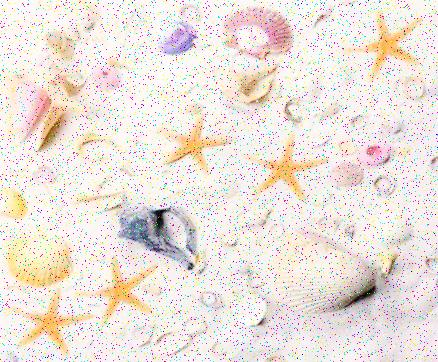
%> input picture Image processing assignment/AssignmentInput.jpg, 438 x 362 px
$ octave RuneMe.m   (GNU Octave 9; MATLAB toolbox functions it lacks are replaced by stand-ins)
%> lines starting %> are read from the running program, lines starting %| are printed output that depends on the picture; in (x1, y1, x2, y2) boxes, pixels count from 0 and x2, y2 are one past the last pixel; in counts of white or black regions, pixels touching at a corner belong together; the program's own positions count from 1
% MATLAB script for Assessment Item-1
close all;

% Step-1: Load input image
InputImage = imread('AssignmentInput.jpg');
%> InputImage is the input picture: size 362x438x3 uint8; mean R, G, B 235.5, 226.7, 219.8
figure;
imshow(InputImage);
title('Step-1: Load input image');

% Step-2: Conversion of input image to greyscale
% Using NTSC conversion formula, greyscale image can be created by
% performing a weighted sum on each R,G,B section of an RGB image.
red = InputImage(:,:,1);
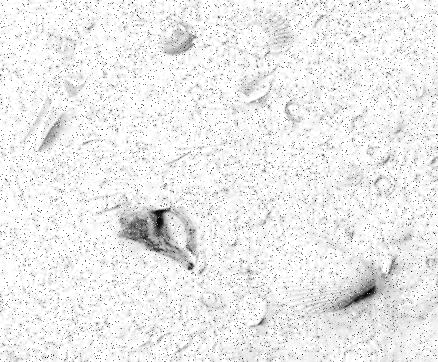
%> red: size 362x438 uint8; min 0, max 255, mean 235.5
green = InputImage(:,:,2);
blue = InputImage(:,:,3);
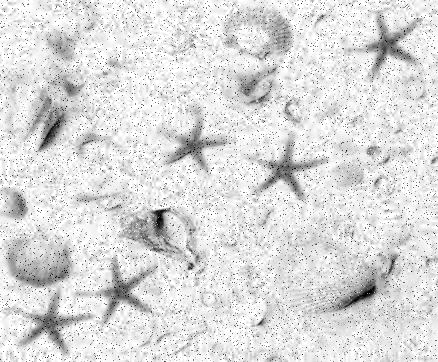
%> blue: size 362x438 uint8; min 0, max 255, mean 219.8
I = (0.299 * red) + (0.587 * green) + (0.114 * blue);
figure;
imshow(I);
title('Step-2: Conversion of input image to greyscale');

% Step-3: Noise removal
% Median filter performs neighbourhood operation on each pixel to change
% the value of the pixel to the median of it's neighbourhood.
% 3x3 kernal, Symmetric padding at the image boundary
mf = medfilt2(I, [3 3], 'symmetric');
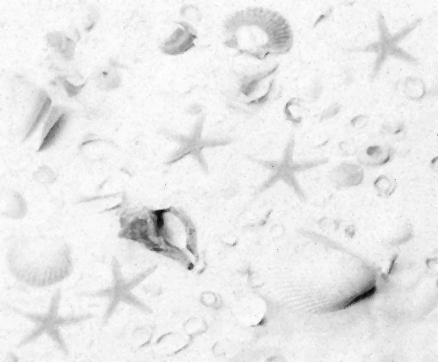
%> mf: size 362x438 uint8; min 6, max 254, mean 233.8
figure;
imshow(mf);
title('Step-3: Median filter Noise removal - 3x3 mask');

% Step-4: Enhancing the image - justify choice
% adaptive histeq
% This is the chosen enhancement to contue to step 5 with.
% Splits the image into sections before performing histogram functions on
% each section seperately rather than the whole image at once.
mfadaptHE = adapthisteq(mf);
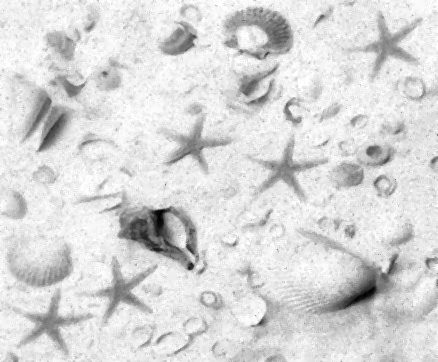
%> mfadaptHE: size 362x438 uint8; min 0, max 255, mean 216.1
figure;
imshow(mfadaptHE);
title('Step-4: Enhanced with adaptive histogram equalisation');
% [36 lines of commented-out code are left out]
bi = zeros(size(mfadaptHE));
threshold = (graythresh(mfadaptHE)) * 255;
%> threshold = 189

for row = 1:size(bi, 1)
    for col = 1:size(bi, 2)
        if ((mfadaptHE(row,col)) > (threshold))
            bi(row,col) = 255;
        end
    end
end
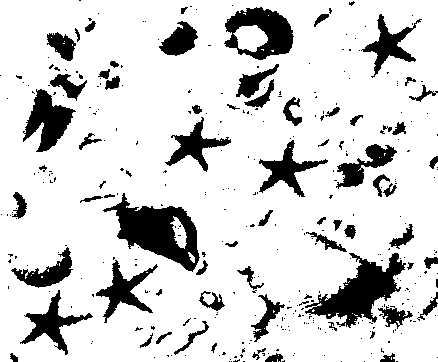
%> bi: size 362x438 double; 83.5% white; 355 black regions (286 under 20 px), largest, box (x1, y1, x2, y2) and area: (103, 193, 200, 272) 3375, (305, 253, 406, 328) 3073, (224, 7, 294, 60) 2040

figure;
imshow(~bi); % Tilde character inverts the binary image so that it is white objects on a black background and not the other way around.
title('Step-5: Segmented image');

% Step-6: Use of morphological processing
se = strel('disk', 2); % Disk with radius of 2, found using heuristics.

% Opening the image to remove noise and smooth out shapes.
biOpen = imopen(~bi, se);
%> biOpen: size 362x438 logical; 14% white; 60 white regions (7 under 20 px), largest, box (x1, y1, x2, y2) and area: (114, 196, 200, 271) 3255, (313, 253, 405, 326) 2721, (225, 7, 294, 60) 1844
% Closing the already imopened image to close some remaining holes in the starfish
biClose = imclose(biOpen, se);
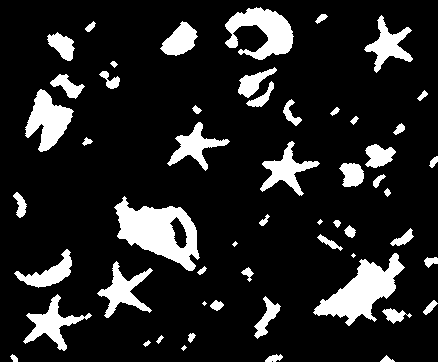
%> biClose: size 362x438 logical; 14.1% white; 55 white regions (5 under 20 px), largest, box (x1, y1, x2, y2) and area: (114, 196, 200, 271) 3276, (313, 253, 405, 326) 2767, (225, 7, 294, 60) 1986
figure;
imshow(biClose);
title('Step 6: Use of morphological processing - imopen + imclose');

% Step-7: Recognition of starfishes
% First labels all components in the image, then accesses the properties of
% each component using regionprops.
CC = bwconncomp(biClose);
%> CC = 55 connected components
stats = regionprops('table',CC, 'Area', 'Perimeter');
%> stats = 55 regions; largest, Area and Perimeter: 3276 297.2, 2767 331.7, 1986 308.5, 1600 209.6, 1185 262.2
area = mean(stats.Area);
%> area = 407.5
perim = mean(stats.Perimeter);
%> perim = 82.91

metric = 0;
E = zeros(size(biClose)); % Creating a new empty image to write starfish into.

for i = 1:CC.NumObjects
    area = stats.Area(i);
    perim = stats.Perimeter(i);
    metric = ( (4 * pi * area) / (perim.^2) ); % Formula taken from assessment brief

    % If the component falls within a certain range then it is a starfish.
    % This component is then written to the image (E).
    if ( (metric < 0.253) && (metric > 0.21) )
       E(CC.PixelIdxList{i}) = 255;
    end
end
%> this loop made 55 passes
%> (area, perim, metric) on passes 1 to 12: (40, 21.73, 1.06), (192, 65.34, 0.565), (836, 170.3, 0.362), (1185, 262.2, 0.217), (1600, 209.6, 0.458), (464, 92.69, 0.679), (383, 96.06, 0.522), (50, 27.83, 0.811), (61, 29.05, 0.908), (1148, 257.9, 0.217), (177, 69.69, 0.458), (31, 18.65, 1.12)
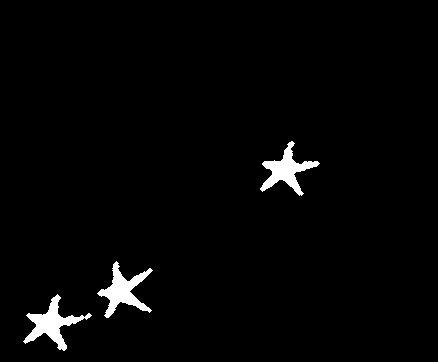
%> E: size 362x438 double; 2.2% white; 3 white regions, box (x1, y1, x2, y2) and area: (23, 294, 92, 351) 1185, (97, 261, 153, 318) 1148, (260, 141, 320, 196) 1106

figure;
imshow(E);
title('Step 7:  Recognition of starfishes');
